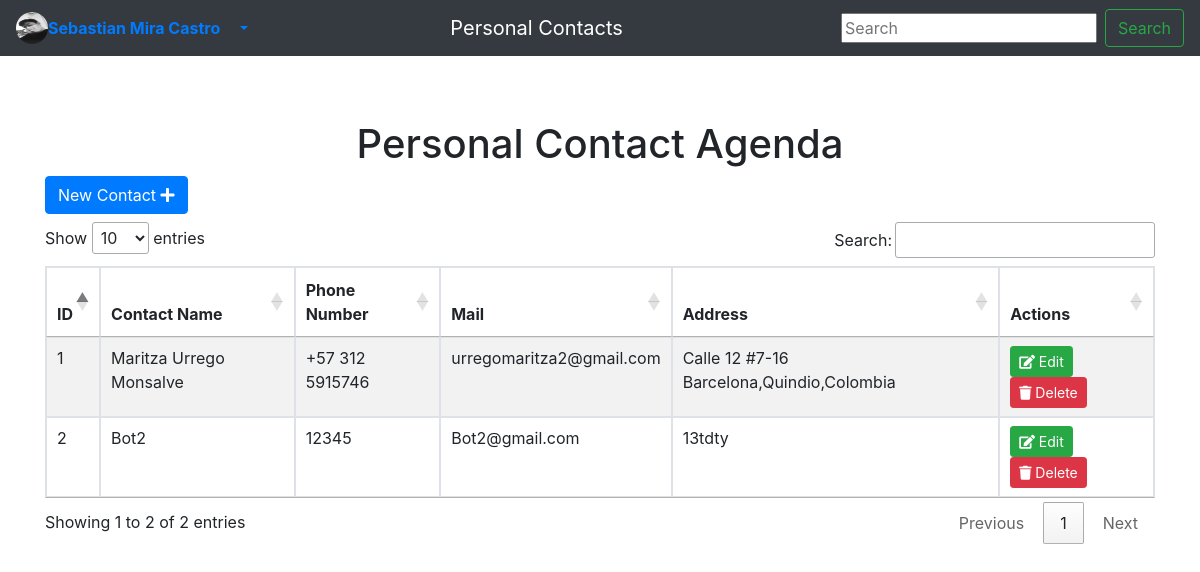
The page / on the database its author committed.
### tables this page shows
CREATE TABLE `agenda_personal` (
  `idPersona` int(11) NOT NULL,
  `Nombre` varchar(100) NOT NULL,
  `Telefono` varchar(15) NOT NULL,
  `Correo` varchar(40) NOT NULL,
  `Direccion` text NOT NULL
);

### index.php (the view, shortened to what this page needs)
<!doctype html>
<html lang="en">
<head>
  <link href="bootstrap/css/bootstrap.min.css" rel="stylesheet">
  <link href="bootstrap/css/custom.css" rel="stylesheet">
  <link rel="stylesheet" href="https://use.fontawesome.com/releases/v5.5.0/css/all.css">
  <link rel="stylesheet" href="//cdn.datatables.net/1.11.4/css/jquery.dataTables.min.css">
</head>
<body>
  <nav class="navbar  justify-content-between navbar-expand-md navbar-dark bg-dark fixed-top">
    <div class="dropdown">
      <a href="#" class="d-flex align-items-center link-dark text-decoration-none dropdown-toggle" id="dropdownUser2" data-bs-toggle="dropdown" aria-expanded="false">
        <img src="./images/kiro.jpeg" alt="" width="32" height="32" class="rounded-circle me-2">
        <strong class="navbar-light navbar-nav nav-link">Sebastian Mira Castro</strong>
      </a>
    </div>
    <a class="navbar-brand" href="#">Personal Contacts</a>
    <form class="form-inline my-2 my-lg-0">
      <input class="form-inline mr-sm-2" type="text" placeholder="Search" aria-label="Search">
      <button class="btn btn-outline-success my-2 my-sm-0" type="sumbit">Search</button>
    </form>
  </nav>
  <div  class="container">
    <h1 class="page-header text-center">Personal Contact Agenda</h1>
    <div class="row">
      <div class="col-sm-12">
        <a href="#addNew" class="btn btn-primary" style="margin-bottom: 8px;" data-toggle="modal">New Contact <span class="fa fa-plus"></span></a>
        <table class="table table-bordered table-striped" id="PersonalContact" style="margin-top:20px; " >
          <thead>
            <th>ID</th>
            <th>Contact Name</th>
            <th>Phone Number</th>
            <th>Mail</th>
            <th>Address</th>
            <th>Actions</th>
          </thead>
          <tbody>
            <?php
              $database = new ConectDB();
              $db = $database->open();
              try {
                $sql = 'SELECT * FROM agenda_personal';
                foreach ($db->query($sql) as $row) {
                  ?>
                    <tr>
                      <td><?php echo $row['idPersona']; ?></td>
                      <td><?php echo $row['Nombre']; ?></td>
                      <td><?php echo $row['Telefono']; ?></td>
                      <td><?php echo $row['Correo']; ?></td>
                      <td><?php echo $row['Direccion']; ?></td>
                      <td><a href="#edit_<?php echo $row['idPersona']; ?>" class="btn btn-success btn-sm" data-toggle="modal">
                        <span class="fa fa-edit"></span>  Edit</a>
                      <a href="#delete_<?php echo $row['idPersona']; ?>" class="btn btn-danger btn-sm" data-toggle="modal">
                      <span class="fa fa-trash"></span>  Delete</a></td>
                    </tr>
                  <?php
                }
              } catch (PDOException $e) {
                echo 'Connection problems : '.$e->getMessage();
              }
            ?>
          </tbody>
        </table>
        </div>
      </div>
    </div>
</body>
</html>

### rows shown on the page
agenda_personal: idPersona "1", Nombre "Maritza Urrego Monsalve", Telefono "+57 312 5915746", Correo "urregomaritza2@gmail.com", Direccion "Calle 12 #7-16 Barcelona,Quindio,Colombia"
agenda_personal: idPersona "2", Nombre "Bot2", Telefono "12345", Correo "Bot2@gmail.com", Direccion "13tdty"
